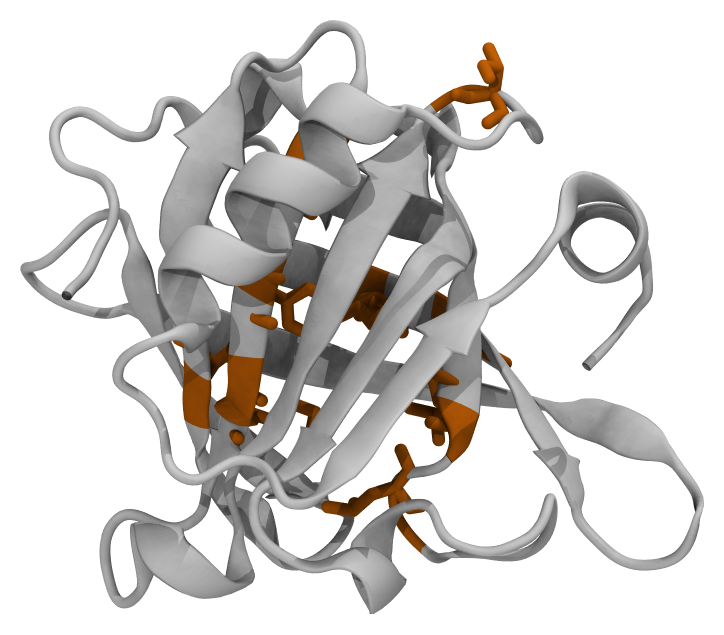
#> input picture results/figures/render/blg_calyx_crop.png, 1448 x 1269 px (shown at 1/2 size); its folder holds 2 pictures in this run
$ python combined_fig1_schematic.py
#> lines starting #> are read from the running program, lines starting #| are printed output that depends on the picture
### scripts/plot_style.py
"""
plot_style.py
=============
Shared publication-quality style for all COMFHA analysis figures.
Target: JCIS (Elsevier) / Langmuir (ACS) — 300 DPI, Arial, no grid, clean axes.

Usage:
    from plot_style import apply_style, COLORS, col_width, double_width, savefig, savefig_pdf
    apply_style()
"""

import matplotlib.pyplot as plt
import matplotlib.ticker as ticker

# ── Column widths — JCIS (Elsevier) / ACS Langmuir (inches) ─────────────────
col_width    = 3.35   # single column  (JCIS: 8.5 cm; Langmuir: 3.25 in)
double_width = 6.85   # double column  (JCIS: 17.4 cm; Langmuir: 6.75 in)

# ── Color palette (consistent across all scripts) ────────────────────────────
COLORS = {
    "backbone"   : "#2166AC",   # blue
    "beta"       : "#1B7837",   # green
    "helix"      : "#D6604D",   # red-orange
    "patch"      : "#B35806",   # amber
    "total_sasa" : "#2166AC",
    "hydrophob"  : "#D6604D",
    "hydrophil"  : "#1B7837",
    "calyx"      : "#B35806",
    "z_protein"  : "#1B7837",
    "interface"  : "#2166AC",
    "distance"   : "#D6604D",
    "activation" : "#F4A582",   # light salmon for shaded activation windows
    "rg"         : "#B35806",
    "replica1"   : "#D6604D",
    "replica2"   : "#2166AC",
    "replica3"   : "#1B7837",
    "center"     : "#5E4FA2",   # purple for CENTER run
    "smoothed"   : None,        # use same color as raw, full opacity

    # Dedicated, non-overlapping roles for the publication figure suite —
    # additive only, does not change any key above (other scripts rely on
    # those). Added because the four blg_fig_publication figures are read
    # as a set (paper/slides/report together), so a color must mean the
    # same thing in every panel a reader sees them side by side: replica
    # identity (replica1/2/3/center, above) is the only categorical-hue
    # role; everything else below is deliberately outside that hue family.
    "summary_ink": "#3D4C53",   # inferential/summary markers (fit lines,
                                 # binned means, criterion boxes) — never a
                                 # data category, so it stays off the
                                 # replica-color hue family entirely
    "dssp_accent": "#B8860B",   # single narratively-important DSSP trace
                                 # (goldenrod; distinct from every replica hue)
    "neutral_dark": "#4A4A4A",  # secondary DSSP trace / neutral reference
    "neutral_light": "#B0B0B0", # tertiary DSSP trace / marginal histograms
}

# ── Known activation windows in CENTER run (ns) ──────────────────────────────
ACTIVATION_WINDOWS = [
    (250, 270),    # t ~ 259 ns spike
    (750, 790),    # t ~ 759-779 ns
    (930, 950),    # t ~ 940 ns (largest)
]

ADSORPTION_THRESHOLD_NM = 0.5   # definition used in paper


def apply_style():
    """Apply publication-quality rcParams. Call once at top of each script."""
    plt.rcParams.update({
        # Font
        "font.family"         : "sans-serif",
        "font.sans-serif"     : ["Arial", "Helvetica Neue", "DejaVu Sans"],
        "font.size"           : 8,
        "axes.labelsize"      : 9,
        "axes.titlesize"      : 9,
        "xtick.labelsize"     : 8,
        "ytick.labelsize"     : 8,
        "legend.fontsize"     : 7.5,
        "legend.framealpha"   : 0.85,
        "legend.edgecolor"    : "0.8",

        # Lines & axes
        "lines.linewidth"     : 1.2,
        "axes.linewidth"      : 0.8,
        "patch.linewidth"     : 0.6,

        # Ticks — inward, on all 4 sides (journal standard)
        "xtick.direction"     : "in",
        "ytick.direction"     : "in",
        "xtick.top"           : True,
        "ytick.right"         : True,
        "xtick.major.width"   : 0.8,
        "ytick.major.width"   : 0.8,
        "xtick.minor.width"   : 0.5,
        "ytick.minor.width"   : 0.5,
        "xtick.major.size"    : 3.5,
        "ytick.major.size"    : 3.5,
        "xtick.minor.size"    : 2.0,
        "ytick.minor.size"    : 2.0,
        "xtick.minor.visible" : True,
        "ytick.minor.visible" : True,

        # Resolution & saving
        "figure.dpi"          : 150,    # screen preview
        "savefig.dpi"         : 300,    # publication output
        "savefig.bbox"        : "tight",
        "savefig.pad_inches"  : 0.05,
        "figure.facecolor"    : "white",
        "axes.facecolor"      : "white",

        # Grid — off (JCIS / Elsevier standard: no grid in figures)
        "axes.grid"           : False,
    })


# [26 lines left out: functions add_activation_windows, add_adsorption_line, savefig, not called in this run]


def savefig_pdf(fig, path, close=True):
    """Save as PDF (vector) — preferred for JCIS LaTeX submission.

    For figures with rasterized elements (pcolormesh, imshow), matplotlib
    embeds those as high-DPI bitmaps inside the PDF automatically.
    Use this for Fig3, Fig4 where line art should be vector.
    """
    from pathlib import Path
    pdf_path = Path(str(path).replace(".png", ".pdf"))
    fig.savefig(pdf_path, format="pdf", bbox_inches="tight", pad_inches=0.05)
    print(f"    Saved PDF → {pdf_path}")
    # Also save PNG at 300 DPI as fallback / preview
    png_path = Path(str(path).replace(".pdf", ".png"))
    fig.savefig(png_path, dpi=300, bbox_inches="tight", pad_inches=0.05)
    print(f"    Saved PNG → {png_path}")
    if close:
        plt.close(fig)


# [9 lines left out: function smooth_sg, not called in this run]

### scripts/figures/combined_fig1_schematic.py
"""
combined_fig1_schematic.py
===========================
Figure 1 — Schematic / Cartoon (docs/paper1_expansion_plan.md, P.P. June 9 spec).

  Panel A: BLG and CASEIN structures side by side, key structural feature
           highlighted (calyx / N-terminal hydrophobic patch) in the amber
           accent shared by both COLORS["calyx"] and COLORS["patch"] in
           plot_style.py — same color role, same meaning, both species.
  Panel B: simulation box schematic, VACUUM | MOLECULE | WATER | VACUUM
           along Z, drawn to the actual locked box geometry (not illustrative
           guesses — read from the real .gro files, see dimensions below).

Inputs (already rendered, not regenerated by this script):
  results/figures/render/blg_calyx_crop.png   — VMD NewCartoon, calyx=amber
  results/figures/render/cas_patch_crop.png   — VMD NewCartoon, N-term=amber
  (see scripts/figures/vmd/render_blg.tcl / render_cas.tcl for the VMD
  source — re-run through VMD headless from that directory:
    vmd -dispdev text -e render_blg.tcl
    vmd -dispdev text -e render_cas.tcl
  each writes a Targa file mislabeled .png (VMD/Tachyon quirk — "render
  TachyonInternal" ignores the .png extension); convert + crop with:
    sips -s format png {blg_calyx,cas_patch}_raw.png --out X.png
  then crop to content bounds before compositing — see git history for
  the exact PIL crop snippet used the first time.
  if the renders ever need regenerating.)

Box geometry (read directly from confout.gro box-vector lines, 2026-08-08):
  BLG bulk (pre-stretch, outputs_BLG/CENTER/NVT_100ps/nvt.gro): 12.00 x 12.00 x  7.00 nm
  BLG slab  (production,  outputs_BLG/CENTER/MD1000/confout.gro): 12.00 x 12.00 x 35.00 nm
  CAS bulk (pre-stretch, outputs_CAS/CENTER/NPT_v2/confout.gro): 16.06 x 14.05 x  8.66 nm
  CAS slab (production,  outputs_CAS/CENTER/NVT_SLAB_v2/casein_slab_v2.gro): 16.00 x 14.00 x 35.00 nm
Both species share the same Z=35 nm slab convention. Vacuum is added
symmetrically by editconf -c, so vacuum-per-side = (35 - bulk_Lz) / 2.

NOTE — open items not resolved here, per docs/paper1_expansion_plan.md:
  - Panel B drawn as separate boxes per species (P.P.'s doc flags "one per
    box, or combined? [CONFIRM WITH P.P.]" as unresolved) — this is the
    documented-open default, not a decision made on her behalf.
  - Which Z-end the protein starts at (vs. diffusing to an interface over
    the run) is drawn schematically at the upper interface for both, purely
    for layout — not a claim about actual starting coordinates.

Usage:
  /Users/mac2022-1/opt/anaconda3/envs/research-env/bin/python3 \
      scripts/figures/combined_fig1_schematic.py
"""

from pathlib import Path
import sys

import matplotlib.pyplot as plt
import matplotlib.image as mpimg
from matplotlib import gridspec
from matplotlib.patches import Rectangle, FancyBboxPatch

ROOT = Path(__file__).resolve().parents[2]
sys.path.insert(0, str(ROOT / "scripts"))
from plot_style import apply_style, COLORS, double_width, savefig_pdf  # noqa: E402
from utils import INK, MUTED  # noqa: E402

apply_style()

RENDER_DIR = ROOT / "results" / "figures" / "render"
OUT_DIR = ROOT / "results" / "figures" / "paper"
OUT_DIR.mkdir(parents=True, exist_ok=True)

AMBER = COLORS["calyx"]  # == COLORS["patch"], same amber, deliberately

# ── locked box geometry (nm), read from the real .gro files — see docstring ──
BOXES = {
    "BLG": dict(
        display="β-Lactoglobulin", lx=12.00, ly=12.00,
        lz_slab=35.00, lz_bulk=7.00,
        struct_img=RENDER_DIR / "blg_calyx_crop.png",
        feature_label="Calyx",
    ),
    "CAS": dict(
        display="β-Casein", lx=16.00, ly=14.00,
        lz_slab=35.00, lz_bulk=8.66,
        struct_img=RENDER_DIR / "cas_patch_crop.png",
        feature_label="N-term patch (1–25)",
    ),
}


def panel_a(fig, gs_row, species):
#> called with species = 'BLG'
    cfg = BOXES[species]
    ax = fig.add_subplot(gs_row)
    img = mpimg.imread(cfg["struct_img"])
#> img is the input picture: shape (1269, 1448, 3) float32; mean R, G, B 0.844, 0.836, 0.828
    ax.imshow(img)
    ax.set_xticks([])
    ax.set_yticks([])
    for spine in ax.spines.values():
        spine.set_visible(False)
#> call 2 of panel_a, with species = 'CAS'
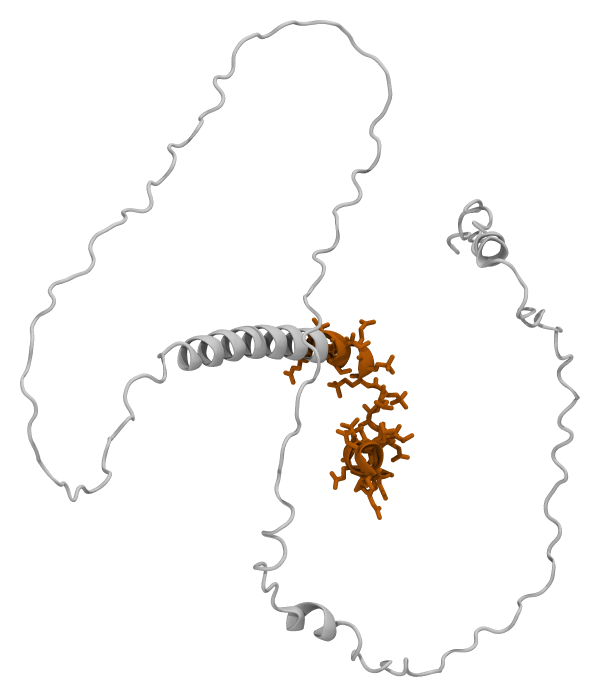
#> input picture results/figures/render/cas_patch_crop.png, 1200 x 1394 px (shown at 1/2 size)
#> in panel_a, img is the input picture: shape (1394, 1200, 3) float32; mean R, G, B 0.978, 0.974, 0.97
    ax.set_title(cfg["display"], fontsize=9, fontweight="bold", color=INK, pad=4)
    ax.text(0.5, -0.06, cfg["feature_label"], transform=ax.transAxes,
             ha="center", va="top", fontsize=7.5, color=AMBER, fontweight="bold")
    return ax


def panel_b(fig, gs_row, species):
#> called with species = 'BLG'
    cfg = BOXES[species]
    ax = fig.add_subplot(gs_row)

    lz = cfg["lz_slab"]
    lz_bulk = cfg["lz_bulk"]
    vac = (lz - lz_bulk) / 2.0
    # band boundaries, z increasing upward: [0, vac] vacuum, [vac, vac+mol]
    # molecule at the upper water/vacuum interface, rest of the bulk band water
    mol_band = min(1.2, lz_bulk * 0.18)  # thin band representing the protein
    z0_vac_bot = 0.0
    z1_water_bot = vac
    z2_mol = vac + (lz_bulk - mol_band)   # molecule sits at the TOP of the water band
    z3_water_top = vac + lz_bulk
    z4_vac_top = lz

    box_w = 0.62  # drawing width (arbitrary units, box is drawn schematically)
    x0 = 0.5 - box_w / 2

    def band(y0, y1, color, alpha=1.0):
        ax.add_patch(Rectangle((x0, y0), box_w, y1 - y0,
                                facecolor=color, edgecolor="none", alpha=alpha, zorder=1))

    VACUUM_C = "#F2F2F2"
    WATER_C = "#CFE3F2"
    band(z0_vac_bot, z1_water_bot, VACUUM_C)
    band(z1_water_bot, z2_mol, WATER_C)
    band(z2_mol, z3_water_top, AMBER, alpha=0.85)   # molecule band
    band(z3_water_top, z4_vac_top, VACUUM_C)

    # outer box border + periodic-boundary hint (dashed top/bottom = same face)
    ax.add_patch(Rectangle((x0, 0), box_w, lz, facecolor="none",
                            edgecolor=INK, linewidth=0.9, zorder=3))
    for yb in (0, lz):
        ax.plot([x0, x0 + box_w], [yb, yb], ls=(0, (2, 2)), lw=0.7, color=MUTED, zorder=3)

    # band labels, right of the box
    labels = [
        ((z0_vac_bot + z1_water_bot) / 2, "VACUUM"),
        ((z1_water_bot + z2_mol) / 2, "WATER"),
        ((z2_mol + z3_water_top) / 2, "MOLECULE"),
        ((z3_water_top + z4_vac_top) / 2, "VACUUM"),
    ]
    for y, text in labels:
        ax.text(x0 + box_w + 0.03, y, text, fontsize=6.3, va="center", ha="left",
                 color=INK, fontweight="bold" if text == "MOLECULE" else "normal")

    # dimension annotations
    ax.annotate("", xy=(x0 - 0.05, 0), xytext=(x0 - 0.05, lz),
                arrowprops=dict(arrowstyle="<->", lw=0.7, color=MUTED))
    ax.text(x0 - 0.09, lz / 2, f"{lz:.0f} nm", rotation=90, fontsize=6.3,
            ha="center", va="center", color=MUTED)
    ax.text(0.5, -0.05, f"{cfg['lx']:.0f} × {cfg['ly']:.0f} nm footprint",
            transform=ax.transAxes, ha="center", va="top", fontsize=6.3, color=MUTED)

    ax.set_xlim(0, 1)
    ax.set_ylim(-2, lz + 2)
    ax.set_xticks([])
    ax.set_yticks([])
    for spine in ax.spines.values():
        spine.set_visible(False)
    ax.set_title(f"{cfg['display']} slab", fontsize=8, color=INK, pad=4)
    return ax


def main():
    fig = plt.figure(figsize=(double_width, 6.4))
    gs = gridspec.GridSpec(2, 2, figure=fig, height_ratios=[1.0, 1.35],
                            hspace=0.38, wspace=0.15,
                            left=0.10, right=0.90, top=0.94, bottom=0.06)

    panel_a(fig, gs[0, 0], "BLG")
    panel_a(fig, gs[0, 1], "CAS")
    panel_b(fig, gs[1, 0], "BLG")
    panel_b(fig, gs[1, 1], "CAS")

    fig.text(0.02, 0.97, "A", fontsize=12, fontweight="bold", color=INK)
    fig.text(0.02, 0.60, "B", fontsize=12, fontweight="bold", color=INK)

    out = OUT_DIR / "PAPER_FIG1_SCHEMATIC.png"
    savefig_pdf(fig, out)
#> in savefig_pdf, `fig.savefig(pdf_path, format="pdf", bbox_inches="tight", pad_inches=0...`:
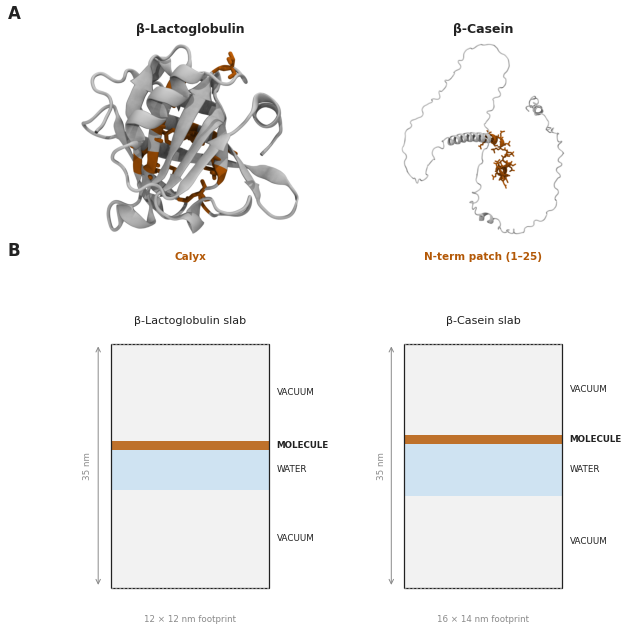
#> figure drawn by matplotlib, 4 panels


if __name__ == "__main__":
    main()
